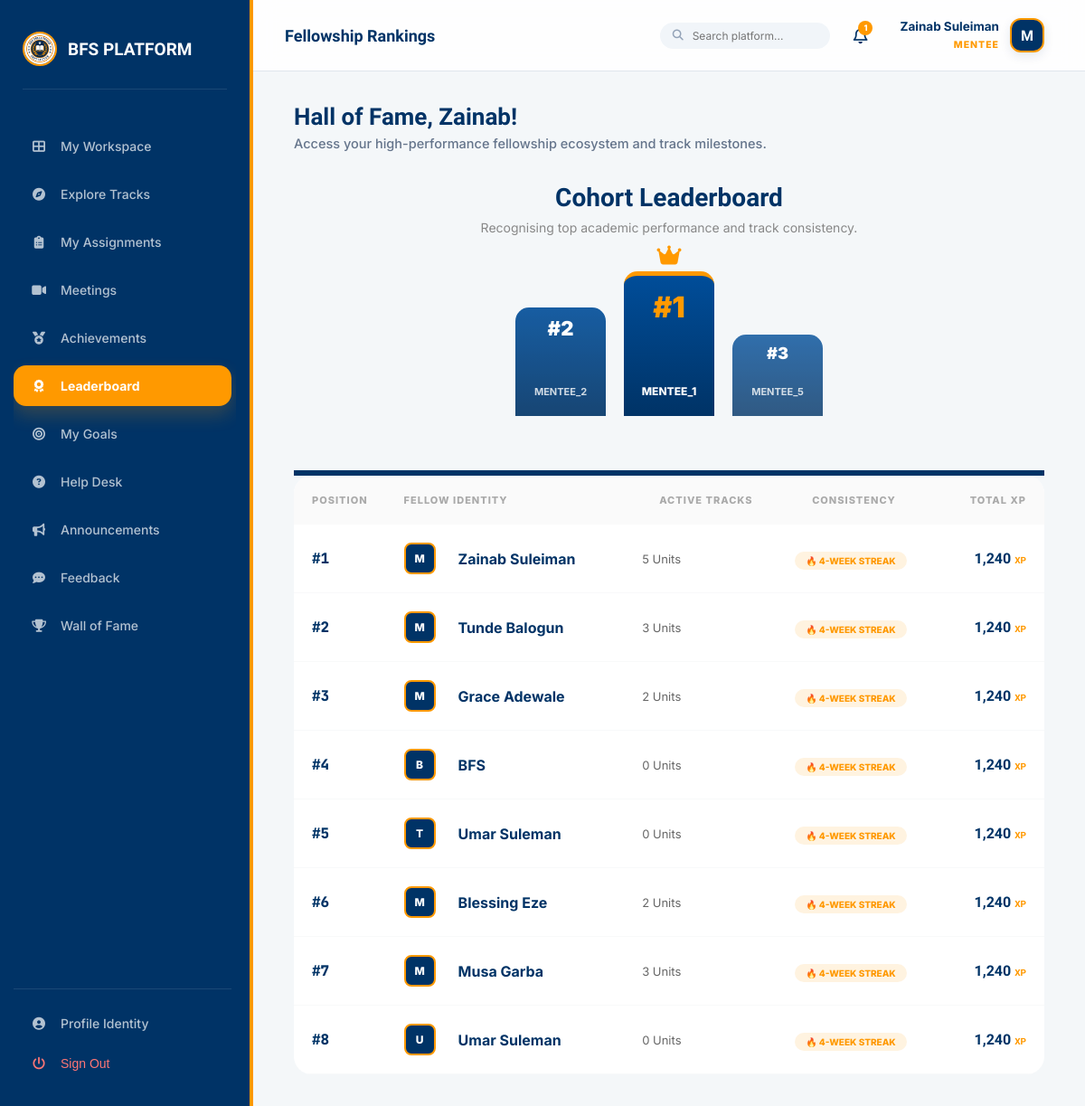
Screenshot of /progress/leaderboard/ (signed in) with the database file from the repository.
### accounts/models.py (models this page shows, shortened)
class User(AbstractUser):
    ROLE_CHOICES = [
        ('mentee', 'Mentee'),
        ('mentor', 'Mentor'),
        ('management', 'Management Team'),
        ('coordinator', 'Programme Coordinator'),
    ]
    role = models.CharField(max_length=20, choices=ROLE_CHOICES, default='mentee')
    phone = models.CharField(max_length=20, blank=True)
    bio = models.TextField(blank=True)
    avatar_url = models.URLField(blank=True)   # Link to OneDrive/SharePoint photo
    is_verified = models.BooleanField(default=False)
    linkedin_url = models.URLField(blank=True, verbose_name="LinkedIn Profile")
    github_url = models.URLField(blank=True, verbose_name="GitHub/Portfolio")
    cv_url = models.URLField(blank=True, verbose_name="CV/Resume (OneDrive Link)")
    qualification = models.CharField(max_length=120, blank=True, help_text="e.g. B.Sc, M.Sc, Ph.D, Professional Fellow")
    expertise = models.CharField(max_length=150, blank=True, help_text="e.g. Software Engineering, AI, Cloud, Research")
    academic_status = models.CharField(max_length=100, blank=True, help_text="e.g. Student, Recent Graduate, Professional")
    interests = models.TextField(blank=True, help_text="Areas of interest or specialization")
    career_goal = models.TextField(blank=True, help_text="Mentee primary career and learning goal")

### progress/views.py (the view)
# urls.py: path('leaderboard/', views.leaderboard_view, name='leaderboard'),
@role_required('mentee', 'mentor', 'management', 'coordinator')
def leaderboard_view(request):
    fellows = User.objects.filter(role='mentee').annotate(
        total_xp=Sum('my_assignments__submissions__review__score')
    ).order_by('-total_xp')
    context = {
        'fellows': fellows,
        'greeting': "Hall of Fame",
    }
    return render(request, 'progress/leaderboard.html', context)

### templates/progress/leaderboard.html (shortened to what this page needs)
{% extends 'base.html' %}
{% load static %}
{% block header_title %}Fellowship Rankings{% endblock %}
{% block content %}
<div class="animate-up">
    <div style="text-align: center; margin-bottom: 40px;">
        <h2 style="font-family: 'Lexend'; color: var(--navy); margin: 0; font-size: 28px;">Cohort Leaderboard</h2>
        <p style="color: #888; font-size: 14px; margin-top: 8px;">Recognising top academic performance and track consistency.</p>
    </div>
    <div class="podium-container">
        <div class="pod-pillar pillar-2">
            <div style="font-weight: 900; font-size: 22px; margin-top: 10px;">#2</div>
            <div style="font-size: 11px; font-weight: 700; opacity: 0.8; text-transform: uppercase; margin-top: auto;">{{ fellows.1.username|default:"TBD" }}</div>
        </div>
        <div class="pod-pillar pillar-1">
            <i class="fas fa-crown crown-icon"></i>
            <div style="font-weight: 900; font-size: 32px; margin-top: 15px; color: var(--gold);">#1</div>
            <div style="font-size: 12px; font-weight: 800; text-transform: uppercase; margin-top: auto;">{{ fellows.0.username|default:"TBD" }}</div>
        </div>
        <div class="pod-pillar pillar-3">
            <div style="font-weight: 900; font-size: 18px; margin-top: 10px;">#3</div>
            <div style="font-size: 11px; font-weight: 700; opacity: 0.8; text-transform: uppercase; margin-top: auto;">{{ fellows.2.username|default:"TBD" }}</div>
        </div>
    </div>
    <div class="card" style="padding: 0; border-top: 6px solid var(--navy);">
        <table class="rank-table">
            <thead>
                <tr>
                    <th>Position</th>
                    <th>Fellow Identity</th>
                    <th class="hide-mobile">Active Tracks</th>
                    <th>Consistency</th>
                    <th style="text-align: right;">Total XP</th>
                </tr>
            </thead>
            <tbody>
                {% for fellow in fellows %}
                <tr class="rank-row">
                    <td class="rank-num">#{{ forloop.counter }}</td>
                    <td style="padding: 20px; display: flex; align-items: center; gap: 15px;">
                        <div style="width: 35px; height: 35px; border-radius: 8px; background: var(--navy); color: white; display: flex; align-items: center; justify-content: center; font-weight: 800; font-size: 12px; border: 2px solid var(--gold);">
                            {{ fellow.username|first|upper }}
                        </div>
                        <div class="identity-card" data-role="Mentee">
                            <strong style="color: var(--navy);">{{ fellow.get_full_name|default:fellow.username }}</strong>
                        </div>
                    </td>
                    <td class="hide-mobile" style="color: #666; font-size: 13px;">{{ fellow.group_membership.count }} Units</td>
                    <td>
                        <span style="background: var(--gold-soft); color: var(--gold); padding: 4px 12px; border-radius: 20px; font-size: 10px; font-weight: 800;">
                            🔥 4-WEEK STREAK
                        </span>
                    </td>
                    <td style="padding: 20px; text-align: right; font-weight: 900; color: var(--navy); font-family: 'Lexend';">
                        1,240 <span style="font-size: 10px; color: var(--gold);">XP</span>
                    </td>
                </tr>
                {% endfor %}
            </tbody>
        </table>
    </div>
</div>
{% endblock %}

### templates/base.html (shortened to what this page needs)
{% load static %}
<!DOCTYPE html>
<html lang="en">
<head>
    <link rel="stylesheet" href="https://cdnjs.cloudflare.com/ajax/libs/font-awesome/6.4.0/css/all.min.css">
</head>
<body>
    <aside class="sidebar" id="sidebar">
        <div class="brand">
            <img src="{% static 'images/logo.jpg' %}" alt="BFS Logo">
            <span>BFS PLATFORM</span>
        </div>
        <nav class="nav-menu">
            {% if user.role == 'mentee' %}
                <a href="{% url 'dashboard:mentee_dashboard' %}" class="nav-item {% if request.resolver_match.url_name == 'mentee_dashboard' %}active{% endif %}">
                    <i class="fas fa-th-large"></i> My Workspace
                </a>
                <a href="{% url 'groups:group_list' %}" class="nav-item {% if 'groups' in request.path and 'meetings' not in request.path and 'pairings' not in request.path %}active{% endif %}">
                    <i class="fas fa-compass"></i> Explore Tracks
                </a>
                <a href="{% url 'tasks:my_tasks_list' %}" class="nav-item {% if 'tasks' in request.path %}active{% endif %}">
                    <i class="fas fa-clipboard-list"></i> My Assignments
                </a>
                <a href="{% url 'groups:meeting_list' %}" class="nav-item {% if 'meetings' in request.path %}active{% endif %}">
                    <i class="fas fa-video"></i> Meetings
                </a>
                <a href="{% url 'progress:achievements' %}" class="nav-item {% if 'achievements' in request.path %}active{% endif %}">
                    <i class="fas fa-medal"></i> Achievements
                </a>
                <a href="{% url 'progress:leaderboard' %}" class="nav-item {% if 'leaderboard' in request.path %}active{% endif %}">
                    <i class="fas fa-award"></i> Leaderboard
                </a>
                <a href="{% url 'progress:goals' %}" class="nav-item {% if 'goals' in request.path %}active{% endif %}">
                    <i class="fas fa-bullseye"></i> My Goals
                </a>
                <a href="{% url 'helpdesk:home' %}" class="nav-item {% if 'helpdesk' in request.path %}active{% endif %}">
                    <i class="fas fa-question-circle"></i> Help Desk
                </a>
                <a href="{% url 'announcements:list' %}" class="nav-item {% if 'announcements' in request.path %}active{% endif %}">
                    <i class="fas fa-bullhorn"></i> Announcements
                </a>
                <a href="{% url 'progress:feedback' %}" class="nav-item {% if 'feedback' in request.path %}active{% endif %}">
                    <i class="fas fa-comment-dots"></i> Feedback
                </a>
                <a href="{% url 'core:wall_of_fame' %}" class="nav-item {% if 'wall-of-fame' in request.path %}active{% endif %}">
                    <i class="fas fa-trophy"></i> Wall of Fame
                </a>
            {% endif %}
            <div style="margin-top: auto; border-top: 1px solid rgba(255,255,255,0.1); padding-top: 15px;">
                <a href="{% url 'accounts:profile' %}" class="nav-item {% if 'profile' in request.path %}active{% endif %}">
                    <i class="fas fa-user-circle"></i> Profile Identity
                </a>
                <button onclick="document.getElementById('logout-form').submit();" class="nav-item" style="color: #ff7675; cursor: pointer;">
                    <i class="fas fa-power-off"></i> Sign Out
                </button>
            </div>
        </nav>
    </aside>
    <main class="main">
        <header class="topbar">
            <div style="display: flex; align-items: center; gap: 15px;">
                <h2 style="margin:0; font-family:'Lexend'; font-size: 18px; color: var(--navy);">{% block header_title %}{% endblock %}</h2>
            </div>
            <div style="display: flex; align-items: center; gap: 20px;">
                <form method="get" action="{% url 'core:search' %}" style="display: flex; align-items: center; background: #f1f5f9; border-radius: 20px; padding: 6px 14px;">
                    <i class="fas fa-search" style="color: #94a3b8; font-size: 12px; margin-right: 8px;"></i>
                    <input type="text" name="q" placeholder="Search platform..." style="border: none; background: transparent; outline: none; font-size: 12px; width: 140px; font-family: inherit;">
                </form>
                <a href="{% url 'notifications:notification_list' %}" style="position: relative; color: var(--navy); text-decoration: none; font-size: 18px; padding: 6px;">
                    <i class="far fa-bell"></i>
                    {% if unread_notifications_count > 0 %}
                    <span style="position: absolute; top: 0; right: 0; background: var(--gold); color: white; border-radius: 50%; font-size: 9px; font-weight: 800; width: 16px; height: 16px; display: flex; align-items: center; justify-content: center;">
                        {{ unread_notifications_count }}
                    </span>
                    {% endif %}
                </a>
                <div class="identity-card" data-role="{{ user.get_role_display }}">
                    <div style="display: flex; align-items: center; gap: 12px;">
                        <div style="text-align: right; line-height: 1.2;">
                            <span style="display: block; font-weight: 700; font-size: 13.5px; color: var(--navy);">{{ user.get_full_name|default:user.username }}</span>
                            <span style="font-size: 10.5px; color: var(--gold); font-weight: 800; text-transform: uppercase; letter-spacing: 1px;">{{ user.role }}</span>
                        </div>
                        <div style="width: 38px; height: 38px; border-radius: 12px; background: var(--navy); color: white; display: flex; align-items: center; justify-content: center; font-weight: 800; font-family: 'Lexend'; border: 2px solid var(--gold); box-shadow: 0 4px 12px rgba(0, 51, 102, 0.1);">
                            {{ user.username|first|upper }}
                        </div>
                    </div>
                </div>
            </div>
        </header>
        <div class="content-body">
            <div class="welcome-banner">
                <h1>{{ greeting }}, {{ user.first_name|default:user.username }}!</h1>
                <p>Access your high-performance fellowship ecosystem and track milestones.</p>
            </div>
            {% block content %}{% endblock %}
        </div>
    </main>
</body>
</html>

### rows the page displays
User: get_full_name "Zainab Suleiman", role "MENTEE", username|first "M", first_name "Zainab", username "MENTEE_1", group_membership.count "5"
User: username "MENTEE_2", username|first "M", get_full_name "Tunde Balogun", group_membership.count "3"
User: username "MENTEE_5", username|first "M", get_full_name "Grace Adewale", group_membership.count "2"
User: username|first "B", get_full_name "BFS", group_membership.count "0"
User: username|first "T", get_full_name "Umar Suleman", group_membership.count "0"
User: username|first "M", get_full_name "Blessing Eze", group_membership.count "2"
User: username|first "M", get_full_name "Musa Garba", group_membership.count "3"
User: username|first "U", get_full_name "Umar Suleman", group_membership.count "0"

### other values shown
{{ unread_notifications_count }} "1"
{{ greeting }} "Hall of Fame"
